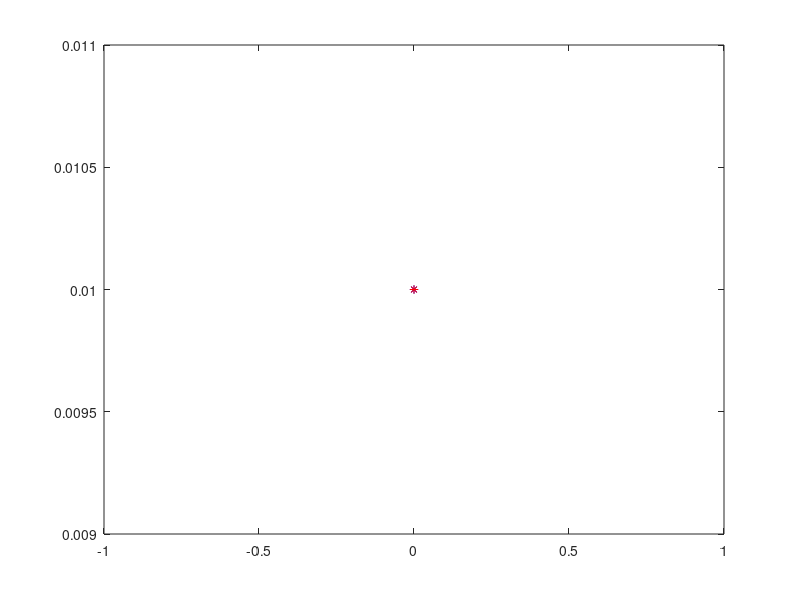

Source code (MATLAB): (Note: this script raises an error after producing the figure.)
function testPVControlWithoutInf
Pref = 3/4;
Vref = 1.15;
Qref = 0.01;
omega0=1;
CTL = 0.01;CPV = 0.01;
RTL = 1e-4;
LTL = 0.1;
VdrefArr = [1.15];%  0.75 1];
RR = 0.4; LR = 0.1; alph = 0;
%k1 = 12*LTL*0.01; k2 = 12*0.2*LTL*0.01;
k1 = 1; k2 = -1;
c1 = 2.5; c2 = 0.3;

tArray = [0 0.2 0.4 0.6];
Kgp = 0.2519;
Kgq = 0.2632;
x0= [1.1;0.1;1.01;0.1;1.1;0.1;0.1;0.1; 1.1;0.1;0.01;0.01];
t=[]; x=[];
for j = 1:numel(VdrefArr)
    Vd = VdrefArr(j);
    factor = Vd/1.12;
%Kp1 = 0.1/(0.85*factor); Ki1 = 1/(1.35*factor); Kp2 = 1/(0.5*factor); Ki2 = 1/(2*factor);
 Kp1 = 0.02; Ki1 = 0.2;
 Kp2 = -0.02; Ki2 = 0.2;
%Kp1 = 0.002/(0.85*factor); Ki1 = 0.2/(1.35*factor); Kp2 = 0.002/(0.5*factor); Ki2 = 0.2/(2*factor);
tspan = [tArray(j) tArray(j+1)];
[tStep,xStep] = ode15s(@(t,x)PVDynamics(t,x,Vd),tspan,x0);
x0 = xStep(end,:);
t = [t,tStep'];
x = [x, xStep'];
end


function [dx] = PVDynamics(t,x,Power)
vTLLd = x(1);
vTLLq = x(2);
iTLMd = x(3);
iTLMq = x(4);
iRd = x(5);
iRq = x(6);
vRLd = x(7);
vRLq = x(8);
vTLRd = x(9);
vTLRq = x(10);
dPInt = x(11);
dVInt = x(12);
t
dphidt = omega0;
iInLd = iRd; iInLq = iRq;
iInRd = -Power*0.2; iInRq = 0;
            dvTLLddt = (iInLd - iTLMd)/CTL + dphidt*vTLLq;
            dvTLLqdt = (iInLq - iTLMq)/CTL - dphidt*vTLLd;
            diTLMddt = dphidt*iTLMq - (vTLRd - vTLLd + RTL*iTLMd)/(LTL);
            diTLMqdt = - dphidt*iTLMd - (vTLRq - vTLLq + RTL*iTLMq)/(LTL);
            dvTLRddt = (iInRd + iTLMd)/CTL + dphidt*vTLRq;
            dvTLRqdt = (iInRq + iTLMq)/CTL - dphidt*vTLRd;
   vACd = vRLd; vACq = vRLq;  
            iPVdMid =   (12*CPV*vACq^3 + 12*LTL*iRd^2*vACq + 12*CPV*vACd^2*vACq - 12*CPV*vACq^2*vTLLq - 12*CPV*vACd*vACq*vTLLd - 8*CPV*LTL*c1*vACq^3 - 12*LTL*iRd*iRq*vACd - 6*CPV*LTL*Pref*c2*iRq + 8*CPV*LTL*Pref*c2*vACq - 6*CPV*LTL*Vref^2*c1*iRq + 8*CPV*LTL*Vref^2*c1*vACq + 6*CPV*LTL*c1*iRq*vACd^2 + 6*CPV*LTL*c1*iRq*vACq^2 - 12*CPV*LTL*c2*iRq*vACq^2 + 9*CPV*LTL*c2*iRq^2*vACq - 8*CPV*LTL*c1*vACd^2*vACq + 9*CPV*LTL*c2*iRd*iRq*vACd - 12*CPV*LTL*c2*iRd*vACd*vACq)/(12*LTL*(iRd*vACq - iRq*vACd));
            iPVqMid = - (12*CPV*vACd^3 + 12*LTL*iRq^2*vACd + 12*CPV*vACd*vACq^2 - 12*CPV*vACd^2*vTLLd - 12*CPV*vACd*vACq*vTLLq - 8*CPV*LTL*c1*vACd^3 - 12*LTL*iRd*iRq*vACq - 6*CPV*LTL*Pref*c2*iRd + 8*CPV*LTL*Pref*c2*vACd - 6*CPV*LTL*Vref^2*c1*iRd + 8*CPV*LTL*Vref^2*c1*vACd + 6*CPV*LTL*c1*iRd*vACd^2 - 12*CPV*LTL*c2*iRd*vACd^2 + 9*CPV*LTL*c2*iRd^2*vACd + 6*CPV*LTL*c1*iRd*vACq^2 - 8*CPV*LTL*c1*vACd*vACq^2 + 9*CPV*LTL*c2*iRd*iRq*vACq - 12*CPV*LTL*c2*iRq*vACd*vACq)/(12*LTL*(iRd*vACq - iRq*vACd));
[ang,Mag]=cart2pol(iPVdMid,iPVqMid);
P = 1.5*(vRLd*iRd + vRLq*iRq);
dPIntdt = Pref - P;
dVIntdt = Vref^2 - vRLd^2 + vRLq^2;
slide1 = dPIntdt + dPInt;
slide2 = dVIntdt + dVInt;
ang = ang + Kp1*dPIntdt + Ki1*dPInt + k1*sign(slide1);%*norm([slide1;slide2])^(alph)*sign(slide1);
Mag = Mag + Kp2*dVIntdt + Ki2*dVInt - k2*sign(slide2);%*norm([slide1;slide2])^(alph)*sign(slide2);
iPVd = Mag*cos(ang); iPVq = Mag*sin(ang);
           
dvRLddt = (iPVd - iRd)/CPV + omega0*vRLq;
dvRLqdt = (iPVq - iRq)/CPV - omega0*vRLd;

            vRRd = vTLLd; vRRq = vTLLq;


diRddt = (vRLd - RR*iRd - vRRd)/LR + omega0*iRq;
diRqdt = (vRLq - RR*iRq - vRRq)/LR - omega0*iRd;
            
            dx = 377*[dvTLLddt ; dvTLLqdt ; diTLMddt ; diTLMqdt;...
                diRddt;diRqdt;dvRLddt;dvRLqdt;dvTLRddt ; dvTLRqdt;...
                dPIntdt;dVIntdt]; 
            plot(t,x(11),'b*',t,x(12),'r*');hold on;

end
save('dataPV.mat')
end